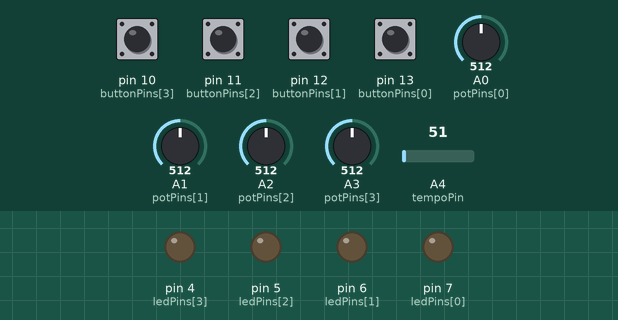
A sketch run on a simulated Arduino Uno, built with avr-gcc and run on an emulated ATmega328P. Parts: output pins drawn as LEDs (lit = HIGH). Dashed ring = blinking. The inputs (shaded band) are chosen by the test bench; at power-on: pin 10 (buttonPins[3]), pin 11 (buttonPins[2]), pin 12 (buttonPins[1]), pin 13 (buttonPins[0]) LOW, A4 (tempoPin) = 51, A0 (potPins[0]) = 512, A1 (potPins[1]) = 512, A2 (potPins[2]) = 512, A3 (potPins[3]) = 512. MIDI output is not drawn.

Above: at 1.2 s.
1.3 s: pin 10 (buttonPins[3]) pulled HIGH for 0.15 s
At 1.48 s:
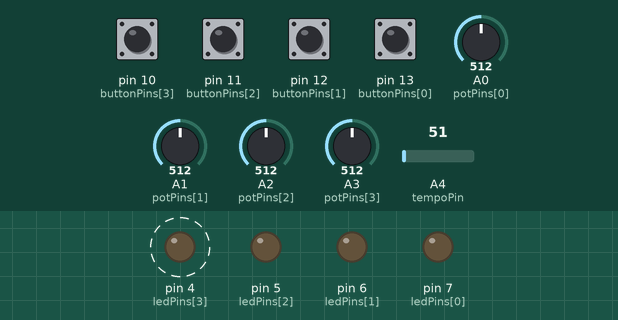
4.3 s: pin 12 (buttonPins[1]) pulled HIGH for 0.15 s
At 5.2 s:
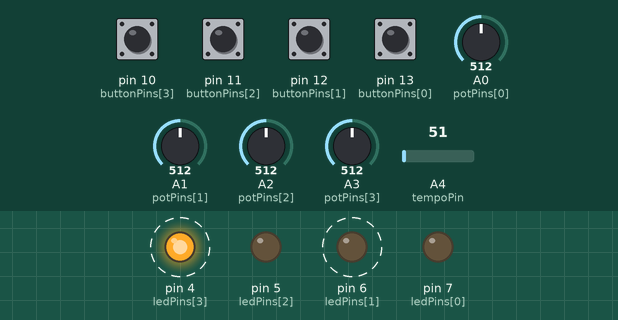
7.3 s: pin 11 (buttonPins[2]) pulled HIGH for 0.15 s
At 7.8 s:
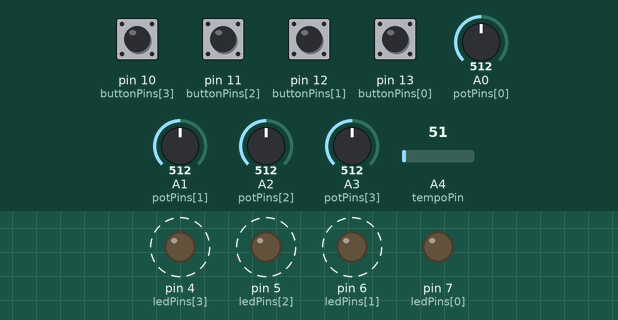
10.3 s: pin 13 (buttonPins[0]) pulled HIGH for 0.15 s
At 10.8 s:
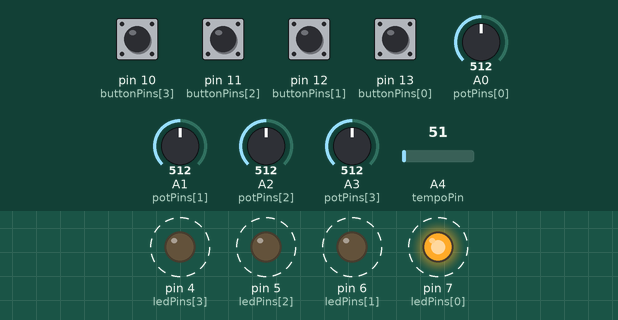
13.3 s: A4 (tempoPin) set to 15
At 13.77 s:
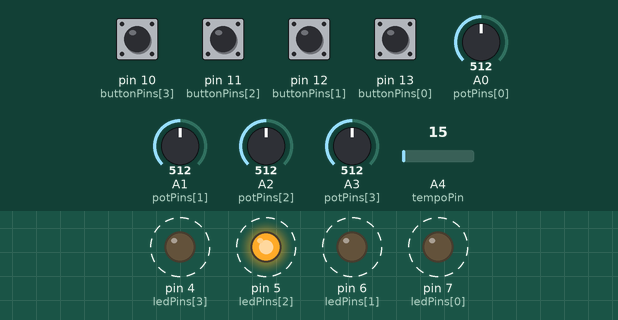
16.3 s: A4 (tempoPin) set to 30
At 17.3 s:
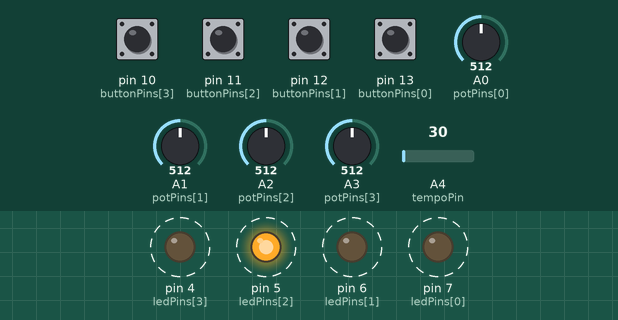
Timing chart, 0 to 20.3 s (numbered marks = the images above; inputs shaded):
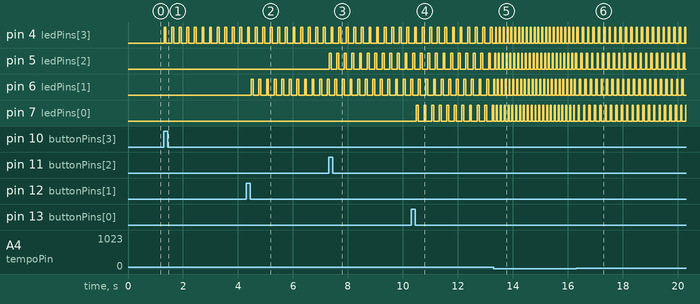

The sketch:

04_step_sequencer_MIDI.ino
```cpp
#include <MIDI.h>

/*
 * This code demonstrate how to build a simple Midi step sequencer
 * which sends data via the Serial Port.
 *
 * The Serial Data are interpreted by hairless midi serial and sent to a
 * virtual midi instrument running on the computer.
 */
struct MySettings : public midi::DefaultSettings{
      static const long BaudRate = 115200;
};

MIDI_CREATE_CUSTOM_INSTANCE(HardwareSerial, Serial, MIDI, MySettings);


int buttonPins[] = {13, 12, 11, 10};
int potPins[] = {A0, A1, A2, A3};
int ledPins[] = {7, 6, 5, 4};
int tempoPin = A4;

int buttonsState[] = {0, 0, 0, 0};
int oldButtonState[] = {0, 0, 0, 0};
boolean notesToPlay[] = {0, 0, 0, 0};

int frequencies[] = {0, 0, 0, 0};
int minFrequency = 33;
int maxFrequncy = 300;

int stepDuration = 500;
int minStepDuration = 20;
int maxStepDuration = 1000;

int nSteps = 4;

long lastNotePlayedTime;
int currentStep=0;


int lastNoteSent=0;

void setup() {
  // put your setup code here, to run once:

  for (int i = 0; i < nSteps; i++) {
    pinMode(buttonPins[i], INPUT);
    pinMode(ledPins[i], OUTPUT);
  }

  //Serial.begin(9600);
  MIDI.begin(1);

  lastNotePlayedTime=millis();
}

void loop() {
  readButtons();
  readPotentimeters();

  //printSequencerValues();

  if (millis()-lastNotePlayedTime>stepDuration){
    currentStep++;
    //noTone(8);
    MIDI.sendNoteOff(lastNoteSent,0,1);
    if(currentStep==nSteps){
      currentStep=0;
    }
    makeSound();

    lastNotePlayedTime=millis();
  }

  lightUpLed();
}

void makeSound(){
  for(int i=0; i<nSteps; i++){
    if (currentStep ==i && notesToPlay[i]){
      //tone(8,frequencies[i]);
      MIDI.sendNoteOn(frequencies[i],127,1);
      lastNoteSent=frequencies[i];
    }
  }
}

void lightUpLed(){
  for(int i=0; i<nSteps; i++){
    if (currentStep ==i && notesToPlay[i]){
      digitalWrite(ledPins[i], HIGH);
    }else{
      digitalWrite(ledPins[i], LOW);
    }
  }
}

void readPotentimeters() {
  for (int i = 0; i < nSteps; i++) {
    int potValue = analogRead(potPins[i]);
    frequencies[i] = map (potValue, 0, 1024, minFrequency, maxFrequncy);
  }

  stepDuration = analogRead(tempoPin);
  stepDuration = map(stepDuration, 0, 1024, minStepDuration, maxStepDuration);
}

void readButtons() {
  for (int i = 0; i < nSteps; i++) {
    buttonsState[i] = digitalRead(buttonPins[i]);
    if (buttonsState[i] && !oldButtonState[i]) {
      notesToPlay[i] = !notesToPlay[i];
    }
    oldButtonState[i] = buttonsState[i];
  }
}

void printSequencerValues() {
  for (int i = 0; i < nSteps; i++) {
    Serial.print (notesToPlay[i]);
    Serial.print('\t');
  }
  for (int i = 0; i < nSteps; i++) {
    Serial.print (frequencies[i]);
    Serial.print('\t');
  }
  Serial.print(stepDuration);
  Serial.println();
}
```

Measured:
- after the input at 1.3 s, pin 4 (ledPins[3]): alternates HIGH for 0.07 s and LOW for 0.21 s, starting at once
- after the input at 4.3 s, pin 6 (ledPins[1]): alternates HIGH for 0.07 s and LOW for 0.21 s, starting after 0.19 s
- after the input at 7.3 s, pin 5 (ledPins[2]): alternates HIGH for 0.07 s and LOW for 0.21 s, starting at once
- after the input at 10.3 s, pin 7 (ledPins[0]): alternates HIGH for 0.07 s and LOW for 0.21 s, starting after 0.19 s
- after the input at 13.3 s, pin 4 (ledPins[3]): alternates HIGH for 0.03 s and LOW for 0.11 s, starting after 0.07 s; pin 5 (ledPins[2]), pin 6 (ledPins[1]): alternates HIGH for 0.03 s and LOW for 0.11 s, starting at once; pin 7 (ledPins[0]): alternates HIGH for 0.03 s and LOW for 0.11 s, starting after 0.10 s
- after the input at 16.3 s, pin 4 (ledPins[3]): alternates HIGH for 0.05 s and LOW for 0.15 s, starting after 0.22 s; pin 5 (ledPins[2]): alternates HIGH for 0.05 s and LOW for 0.15 s, starting after 0.17 s; pin 6 (ledPins[1]), pin 7 (ledPins[0]): alternates HIGH for 0.05 s and LOW for 0.15 s, starting after 0.13 s
